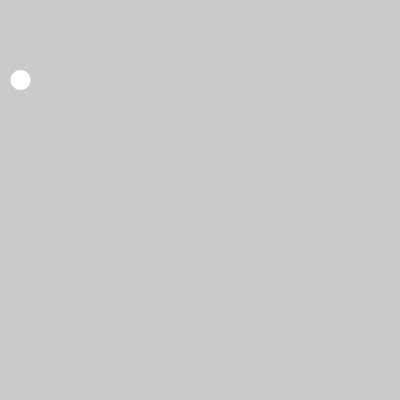
Frame 1 (no input)
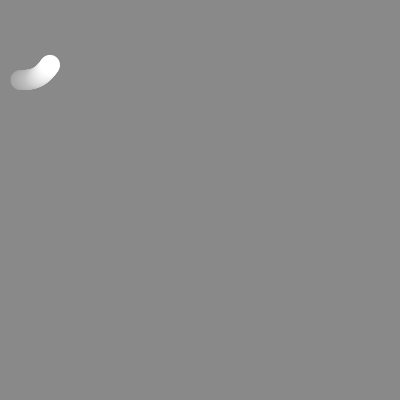
Frame 60 (the mouse pressed at the canvas centre just before this capture)
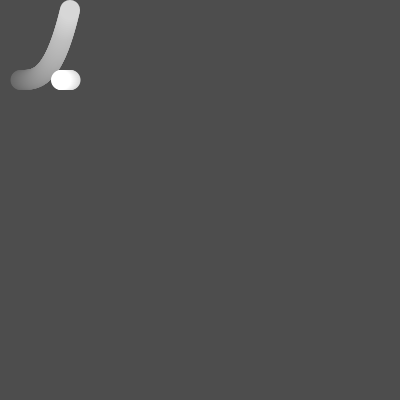
Frame 120 (the mouse held since frame 60 and released just before this capture)

The Processing sketch that drew these frames (run headless with seeded random() and noise(); from frame 60 on, the mouse is pressed at the canvas centre):

// Processing sketch: motionCurves
// ── motionCurves.pde
float beginX = 20.0;
float beginY = 10.0;
float endX = 70.0;
float endY = 80.0;
float distX;
float distY;
float exponent = 3.0;
float x = 0.0;
float y = 0.0;
float step = 0.01;
float pct = 0.0;
int direction = 1;

void setup(){
  size(400, 400);
  noStroke();
  smooth();
  distX = endX - beginX;
  distY = endY - beginY;
}

void draw(){
  fill(0, 2);
  rect(0, 0, width, height);
  pct += step * direction;
  if((pct > 1.0) || (pct < 0.0)){
    direction = direction * -1;
  }
  if (direction ==1){
    x = beginX + (pct * distX);
    float e = pow(pct, exponent);
    y = beginY + (e * -distY) + distY;
  } else {
    x = beginX + (pct * distX);
    float e = pow(1.0-pct, exponent*2);
    y = beginY + (e * -distY) + distY;
  }
  fill(255);
  ellipse(x, y, 20, 20);
}
